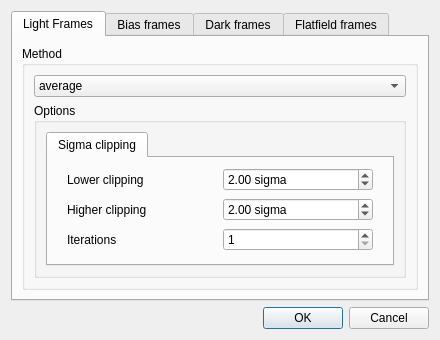
<?xml version="1.0" encoding="UTF-8"?>
<ui version="4.0">
 <class>StackDialog</class>
 <widget class="QDialog" name="StackDialog">
  <property name="geometry">
   <rect>
    <x>0</x>
    <y>0</y>
    <width>440</width>
    <height>340</height>
   </rect>
  </property>
  <property name="minimumSize">
   <size>
    <width>250</width>
    <height>250</height>
   </size>
  </property>
  <property name="maximumSize">
   <size>
    <width>500</width>
    <height>500</height>
   </size>
  </property>
  <property name="windowTitle">
   <string>Stacking option</string>
  </property>
  <property name="sizeGripEnabled">
   <bool>false</bool>
  </property>
  <property name="modal">
   <bool>false</bool>
  </property>
  <layout class="QVBoxLayout" name="verticalLayout">
   <item>
    <widget class="QTabWidget" name="tabWidget">
     <property name="currentIndex">
      <number>0</number>
     </property>
     <property name="documentMode">
      <bool>false</bool>
     </property>
     <widget class="QWidget" name="lght_tab">
      <attribute name="title">
       <string>Light Frames</string>
      </attribute>
      <layout class="QVBoxLayout" name="verticalLayout_3">
       <item>
        <widget class="QGroupBox" name="groupBox_2">
         <property name="title">
          <string>Method</string>
         </property>
         <property name="flat">
          <bool>true</bool>
         </property>
         <layout class="QVBoxLayout" name="verticalLayout_4">
          <item>
           <widget class="QComboBox" name="ligthStackingMethodComboBox">
            <item>
             <property name="text">
              <string>average</string>
             </property>
            </item>
            <item>
             <property name="text">
              <string>median</string>
             </property>
            </item>
            <item>
             <property name="text">
              <string>sigma clipping</string>
             </property>
            </item>
            <item>
             <property name="text">
              <string>standard deviation</string>
             </property>
            </item>
            <item>
             <property name="text">
              <string>variance</string>
             </property>
            </item>
            <item>
             <property name="text">
              <string>maximum</string>
             </property>
            </item>
            <item>
             <property name="text">
              <string>minimum</string>
             </property>
            </item>
            <item>
             <property name="text">
              <string>product</string>
             </property>
            </item>
           </widget>
          </item>
          <item>
           <widget class="QGroupBox" name="groupBox">
            <property name="title">
             <string>Options</string>
            </property>
            <property name="flat">
             <bool>true</bool>
            </property>
            <layout class="QHBoxLayout" name="horizontalLayout">
             <item>
              <widget class="QTabWidget" name="tabWidget_2">
               <property name="currentIndex">
                <number>0</number>
               </property>
               <property name="movable">
                <bool>false</bool>
               </property>
               <widget class="QWidget" name="tab">
                <attribute name="title">
                 <string>Sigma clipping</string>
                </attribute>
                <layout class="QVBoxLayout" name="verticalLayout_2">
                 <item>
                  <layout class="QHBoxLayout" name="horizontalLayout_2">
                   <property name="leftMargin">
                    <number>10</number>
                   </property>
                   <property name="rightMargin">
                    <number>10</number>
                   </property>
                   <item>
                    <widget class="QLabel" name="label">
                     <property name="text">
                      <string>Lower clipping</string>
                     </property>
                    </widget>
                   </item>
                   <item>
                    <widget class="QDoubleSpinBox" name="ligthLKappa">
                     <property name="suffix">
                      <string> sigma</string>
                     </property>
                     <property name="singleStep">
                      <double>0.010000000000000</double>
                     </property>
                     <property name="value">
                      <double>2.000000000000000</double>
                     </property>
                    </widget>
                   </item>
                  </layout>
                 </item>
                 <item>
                  <layout class="QHBoxLayout" name="horizontalLayout_7">
                   <property name="leftMargin">
                    <number>10</number>
                   </property>
                   <property name="rightMargin">
                    <number>10</number>
                   </property>
                   <item>
                    <widget class="QLabel" name="label_4">
                     <property name="text">
                      <string>Higher clipping</string>
                     </property>
                    </widget>
                   </item>
                   <item>
                    <widget class="QDoubleSpinBox" name="ligthHKappa">
                     <property name="suffix">
                      <string> sigma</string>
                     </property>
                     <property name="singleStep">
                      <double>0.010000000000000</double>
                     </property>
                     <property name="value">
                      <double>2.000000000000000</double>
                     </property>
                    </widget>
                   </item>
                  </layout>
                 </item>
                 <item>
                  <layout class="QHBoxLayout" name="horizontalLayout_8">
                   <property name="leftMargin">
                    <number>10</number>
                   </property>
                   <property name="rightMargin">
                    <number>10</number>
                   </property>
                   <item>
                    <widget class="QLabel" name="label_5">
                     <property name="text">
                      <string>Iterations</string>
                     </property>
                    </widget>
                   </item>
                   <item>
                    <widget class="QSpinBox" name="ligthKIters">
                     <property name="minimum">
                      <number>1</number>
                     </property>
                    </widget>
                   </item>
                  </layout>
                 </item>
                </layout>
               </widget>
              </widget>
             </item>
            </layout>
           </widget>
          </item>
         </layout>
        </widget>
       </item>
      </layout>
     </widget>
     <widget class="QWidget" name="Bias_tab">
      <attribute name="title">
       <string>Bias frames</string>
      </attribute>
      <layout class="QVBoxLayout" name="verticalLayout_13">
       <item>
        <widget class="QGroupBox" name="groupBox_7">
         <property name="title">
          <string>Method</string>
         </property>
         <property name="flat">
          <bool>true</bool>
         </property>
         <layout class="QVBoxLayout" name="verticalLayout_11">
          <item>
           <widget class="QComboBox" name="biasStackingMethodComboBox">
            <item>
             <property name="text">
              <string>average</string>
             </property>
            </item>
            <item>
             <property name="text">
              <string>median</string>
             </property>
            </item>
            <item>
             <property name="text">
              <string>sigma clipping</string>
             </property>
            </item>
            <item>
             <property name="text">
              <string>standard deviation</string>
             </property>
            </item>
            <item>
             <property name="text">
              <string>variance</string>
             </property>
            </item>
            <item>
             <property name="text">
              <string>maximum</string>
             </property>
            </item>
            <item>
             <property name="text">
              <string>minimum</string>
             </property>
            </item>
            <item>
             <property name="text">
              <string>product</string>
             </property>
            </item>
           </widget>
          </item>
          <item>
           <widget class="QGroupBox" name="groupBox_8">
            <property name="title">
             <string>Options</string>
            </property>
            <property name="flat">
             <bool>true</bool>
            </property>
            <layout class="QHBoxLayout" name="horizontalLayout_13">
             <item>
              <widget class="QTabWidget" name="tabWidget_5">
               <property name="currentIndex">
                <number>0</number>
               </property>
               <property name="movable">
                <bool>false</bool>
               </property>
               <widget class="QWidget" name="tab_4">
                <attribute name="title">
                 <string>Sigma clipping</string>
                </attribute>
                <layout class="QVBoxLayout" name="verticalLayout_12">
                 <item>
                  <layout class="QHBoxLayout" name="horizontalLayout_14">
                   <property name="leftMargin">
                    <number>10</number>
                   </property>
                   <property name="rightMargin">
                    <number>10</number>
                   </property>
                   <item>
                    <widget class="QLabel" name="label_10">
                     <property name="text">
                      <string>Lower clipping</string>
                     </property>
                    </widget>
                   </item>
                   <item>
                    <widget class="QDoubleSpinBox" name="biasLKappa">
                     <property name="suffix">
                      <string> sigma</string>
                     </property>
                     <property name="singleStep">
                      <double>0.010000000000000</double>
                     </property>
                     <property name="value">
                      <double>2.000000000000000</double>
                     </property>
                    </widget>
                   </item>
                  </layout>
                 </item>
                 <item>
                  <layout class="QHBoxLayout" name="horizontalLayout_15">
                   <property name="leftMargin">
                    <number>10</number>
                   </property>
                   <property name="rightMargin">
                    <number>10</number>
                   </property>
                   <item>
                    <widget class="QLabel" name="label_11">
                     <property name="text">
                      <string>Higher clipping</string>
                     </property>
                    </widget>
                   </item>
                   <item>
                    <widget class="QDoubleSpinBox" name="biasHKappa">
                     <property name="suffix">
                      <string> sigma</string>
                     </property>
                     <property name="singleStep">
                      <double>0.010000000000000</double>
                     </property>
                     <property name="value">
                      <double>2.000000000000000</double>
                     </property>
                    </widget>
                   </item>
                  </layout>
                 </item>
                 <item>
                  <layout class="QHBoxLayout" name="horizontalLayout_16">
                   <property name="leftMargin">
                    <number>10</number>
                   </property>
                   <property name="rightMargin">
                    <number>10</number>
                   </property>
                   <item>
                    <widget class="QLabel" name="label_12">
                     <property name="text">
                      <string>Iterations</string>
                     </property>
                    </widget>
                   </item>
                   <item>
                    <widget class="QSpinBox" name="biasKIters">
                     <property name="minimum">
                      <number>1</number>
                     </property>
                    </widget>
                   </item>
                  </layout>
                 </item>
                </layout>
               </widget>
              </widget>
             </item>
            </layout>
           </widget>
          </item>
         </layout>
        </widget>
       </item>
      </layout>
     </widget>
     <widget class="QWidget" name="dark_tab">
      <attribute name="title">
       <string>Dark frames</string>
      </attribute>
      <layout class="QVBoxLayout" name="verticalLayout_7">
       <item>
        <widget class="QGroupBox" name="groupBox_3">
         <property name="title">
          <string>Method</string>
         </property>
         <property name="flat">
          <bool>true</bool>
         </property>
         <layout class="QVBoxLayout" name="verticalLayout_5">
          <item>
           <widget class="QComboBox" name="darkStackingMethodComboBox">
            <item>
             <property name="text">
              <string>average</string>
             </property>
            </item>
            <item>
             <property name="text">
              <string>median</string>
             </property>
            </item>
            <item>
             <property name="text">
              <string>sigma clipping</string>
             </property>
            </item>
            <item>
             <property name="text">
              <string>standard deviation</string>
             </property>
            </item>
            <item>
             <property name="text">
              <string>variance</string>
             </property>
            </item>
            <item>
             <property name="text">
              <string>maximum</string>
             </property>
            </item>
            <item>
             <property name="text">
              <string>minimum</string>
             </property>
            </item>
            <item>
             <property name="text">
              <string>product</string>
             </property>
            </item>
           </widget>
          </item>
          <item>
           <widget class="QGroupBox" name="groupBox_4">
            <property name="title">
             <string>Options</string>
            </property>
            <property name="flat">
             <bool>true</bool>
            </property>
            <layout class="QHBoxLayout" name="horizontalLayout_3">
             <item>
              <widget class="QTabWidget" name="tabWidget_3">
               <property name="currentIndex">
                <number>0</number>
               </property>
               <property name="movable">
                <bool>false</bool>
               </property>
               <widget class="QWidget" name="tab_2">
                <attribute name="title">
                 <string>Sigma clipping</string>
                </attribute>
                <layout class="QVBoxLayout" name="verticalLayout_6">
                 <item>
                  <layout class="QHBoxLayout" name="horizontalLayout_4">
                   <property name="leftMargin">
                    <number>10</number>
                   </property>
                   <property name="rightMargin">
                    <number>10</number>
                   </property>
                   <item>
                    <widget class="QLabel" name="label_2">
                     <property name="text">
                      <string>Lower clipping</string>
                     </property>
                    </widget>
                   </item>
                   <item>
                    <widget class="QDoubleSpinBox" name="darkLKappa">
                     <property name="suffix">
                      <string> sigma</string>
                     </property>
                     <property name="singleStep">
                      <double>0.010000000000000</double>
                     </property>
                     <property name="value">
                      <double>2.000000000000000</double>
                     </property>
                    </widget>
                   </item>
                  </layout>
                 </item>
                 <item>
                  <layout class="QHBoxLayout" name="horizontalLayout_9">
                   <property name="leftMargin">
                    <number>10</number>
                   </property>
                   <property name="rightMargin">
                    <number>10</number>
                   </property>
                   <item>
                    <widget class="QLabel" name="label_6">
                     <property name="text">
                      <string>Higher clipping</string>
                     </property>
                    </widget>
                   </item>
                   <item>
                    <widget class="QDoubleSpinBox" name="darkHKappa">
                     <property name="suffix">
                      <string> sigma</string>
                     </property>
                     <property name="singleStep">
                      <double>0.010000000000000</double>
                     </property>
                     <property name="value">
                      <double>2.000000000000000</double>
                     </property>
                    </widget>
                   </item>
                  </layout>
                 </item>
                 <item>
                  <layout class="QHBoxLayout" name="horizontalLayout_10">
                   <property name="leftMargin">
                    <number>10</number>
                   </property>
                   <property name="rightMargin">
                    <number>10</number>
                   </property>
                   <item>
                    <widget class="QLabel" name="label_7">
                     <property name="text">
                      <string>Iterations</string>
                     </property>
                    </widget>
                   </item>
                   <item>
                    <widget class="QSpinBox" name="darkKIters">
                     <property name="minimum">
                      <number>1</number>
                     </property>
                    </widget>
                   </item>
                  </layout>
                 </item>
                </layout>
               </widget>
              </widget>
             </item>
            </layout>
           </widget>
          </item>
         </layout>
        </widget>
       </item>
      </layout>
     </widget>
     <widget class="QWidget" name="flat_tab">
      <attribute name="title">
       <string>Flatfield frames</string>
      </attribute>
      <layout class="QVBoxLayout" name="verticalLayout_10">
       <item>
        <widget class="QGroupBox" name="groupBox_5">
         <property name="title">
          <string>Method</string>
         </property>
         <property name="flat">
          <bool>true</bool>
         </property>
         <layout class="QVBoxLayout" name="verticalLayout_8">
          <item>
           <widget class="QComboBox" name="flatStackingMethodComboBox">
            <item>
             <property name="text">
              <string>average</string>
             </property>
            </item>
            <item>
             <property name="text">
              <string>median</string>
             </property>
            </item>
            <item>
             <property name="text">
              <string>sigma clipping</string>
             </property>
            </item>
            <item>
             <property name="text">
              <string>standard deviation</string>
             </property>
            </item>
            <item>
             <property name="text">
              <string>variance</string>
             </property>
            </item>
            <item>
             <property name="text">
              <string>maximum</string>
             </property>
            </item>
            <item>
             <property name="text">
              <string>minimum</string>
             </property>
            </item>
            <item>
             <property name="text">
              <string>product</string>
             </property>
            </item>
           </widget>
          </item>
          <item>
           <widget class="QGroupBox" name="groupBox_6">
            <property name="title">
             <string>Options</string>
            </property>
            <property name="flat">
             <bool>true</bool>
            </property>
            <layout class="QHBoxLayout" name="horizontalLayout_5">
             <item>
              <widget class="QTabWidget" name="tabWidget_4">
               <property name="currentIndex">
                <number>0</number>
               </property>
               <property name="movable">
                <bool>false</bool>
               </property>
               <widget class="QWidget" name="tab_9">
                <attribute name="title">
                 <string>Sigma clipping</string>
                </attribute>
                <layout class="QVBoxLayout" name="verticalLayout_9">
                 <item>
                  <layout class="QHBoxLayout" name="horizontalLayout_6">
                   <property name="leftMargin">
                    <number>10</number>
                   </property>
                   <property name="rightMargin">
                    <number>10</number>
                   </property>
                   <item>
                    <widget class="QLabel" name="label_3">
                     <property name="text">
                      <string>Lower clipping</string>
                     </property>
                    </widget>
                   </item>
                   <item>
                    <widget class="QDoubleSpinBox" name="flatLKappa">
                     <property name="suffix">
                      <string> sigma</string>
                     </property>
                     <property name="singleStep">
                      <double>0.010000000000000</double>
                     </property>
                     <property name="value">
                      <double>2.000000000000000</double>
                     </property>
                    </widget>
                   </item>
                  </layout>
                 </item>
                 <item>
                  <layout class="QHBoxLayout" name="horizontalLayout_11">
                   <property name="leftMargin">
                    <number>10</number>
                   </property>
                   <property name="rightMargin">
                    <number>10</number>
                   </property>
                   <item>
                    <widget class="QLabel" name="label_8">
                     <property name="text">
                      <string>Higher clipping</string>
                     </property>
                    </widget>
                   </item>
                   <item>
                    <widget class="QDoubleSpinBox" name="flatHKappa">
                     <property name="suffix">
                      <string> sigma</string>
                     </property>
                     <property name="singleStep">
                      <double>0.010000000000000</double>
                     </property>
                     <property name="value">
                      <double>2.000000000000000</double>
                     </property>
                    </widget>
                   </item>
                  </layout>
                 </item>
                 <item>
                  <layout class="QHBoxLayout" name="horizontalLayout_12">
                   <property name="leftMargin">
                    <number>10</number>
                   </property>
                   <property name="rightMargin">
                    <number>10</number>
                   </property>
                   <item>
                    <widget class="QLabel" name="label_9">
                     <property name="text">
                      <string>Iterations</string>
                     </property>
                    </widget>
                   </item>
                   <item>
                    <widget class="QSpinBox" name="flatKIters">
                     <property name="minimum">
                      <number>1</number>
                     </property>
                    </widget>
                   </item>
                  </layout>
                 </item>
                </layout>
               </widget>
              </widget>
             </item>
            </layout>
           </widget>
          </item>
         </layout>
        </widget>
       </item>
      </layout>
     </widget>
    </widget>
   </item>
   <item>
    <widget class="QDialogButtonBox" name="buttonBox">
     <property name="orientation">
      <enum>Qt::Horizontal</enum>
     </property>
     <property name="standardButtons">
      <set>QDialogButtonBox::Cancel|QDialogButtonBox::Ok</set>
     </property>
     <property name="centerButtons">
      <bool>false</bool>
     </property>
    </widget>
   </item>
  </layout>
 </widget>
 <resources/>
 <connections>
  <connection>
   <sender>buttonBox</sender>
   <signal>accepted()</signal>
   <receiver>StackDialog</receiver>
   <slot>accept()</slot>
   <hints>
    <hint type="sourcelabel">
     <x>252</x>
     <y>295</y>
    </hint>
    <hint type="destinationlabel">
     <x>157</x>
     <y>274</y>
    </hint>
   </hints>
  </connection>
  <connection>
   <sender>buttonBox</sender>
   <signal>rejected()</signal>
   <receiver>StackDialog</receiver>
   <slot>reject()</slot>
   <hints>
    <hint type="sourcelabel">
     <x>320</x>
     <y>295</y>
    </hint>
    <hint type="destinationlabel">
     <x>286</x>
     <y>274</y>
    </hint>
   </hints>
  </connection>
  <connection>
   <sender>ligthStackingMethodComboBox</sender>
   <signal>currentIndexChanged(int)</signal>
   <receiver>tabWidget_2</receiver>
   <slot>setCurrentIndex(int)</slot>
   <hints>
    <hint type="sourcelabel">
     <x>139</x>
     <y>67</y>
    </hint>
    <hint type="destinationlabel">
     <x>139</x>
     <y>141</y>
    </hint>
   </hints>
  </connection>
  <connection>
   <sender>flatStackingMethodComboBox</sender>
   <signal>currentIndexChanged(int)</signal>
   <receiver>tabWidget_4</receiver>
   <slot>setCurrentIndex(int)</slot>
   <hints>
    <hint type="sourcelabel">
     <x>134</x>
     <y>76</y>
    </hint>
    <hint type="destinationlabel">
     <x>135</x>
     <y>126</y>
    </hint>
   </hints>
  </connection>
  <connection>
   <sender>darkStackingMethodComboBox</sender>
   <signal>currentIndexChanged(int)</signal>
   <receiver>tabWidget_3</receiver>
   <slot>setCurrentIndex(int)</slot>
   <hints>
    <hint type="sourcelabel">
     <x>87</x>
     <y>77</y>
    </hint>
    <hint type="destinationlabel">
     <x>87</x>
     <y>128</y>
    </hint>
   </hints>
  </connection>
 </connections>
</ui>
